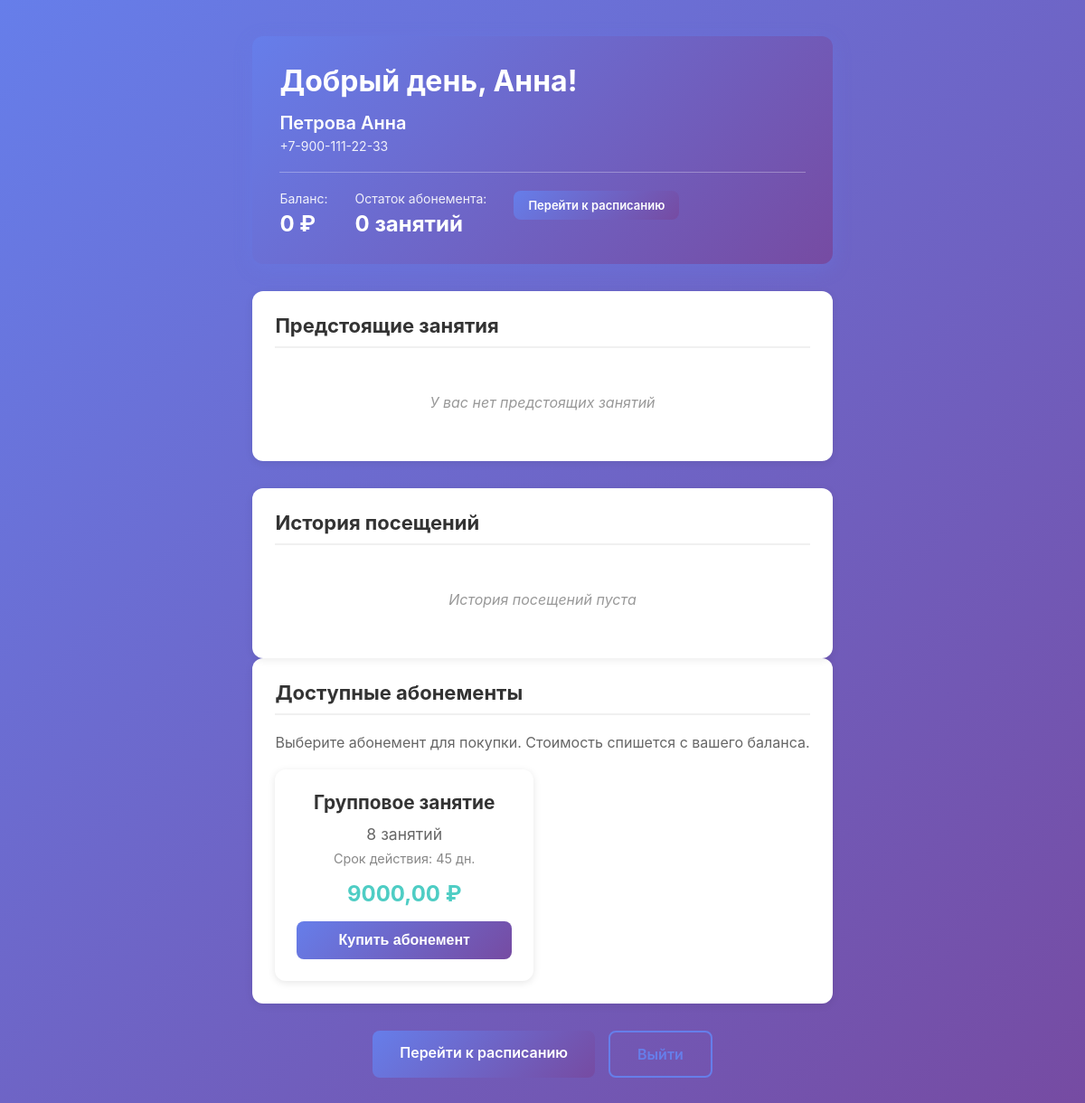
The app's page /profile/ (signed in) with its own data.
### core/models.py (models this page shows, shortened)
class User(AbstractUser):
    ROLE_CHOICES = [
        ('student', 'Ученик'),
        ('moderator', 'Модератор'),
        ('admin', 'Администратор'),
    ]
    phone = models.CharField("Телефон", max_length=20, blank=True)
    role = models.CharField("Роль", max_length=20, choices=ROLE_CHOICES, default='student')
    created_at = models.DateTimeField("Дата регистрации", auto_now_add=True)
    is_active = models.BooleanField("Активен", default=True)
    balance = models.DecimalField("Баланс", max_digits=10, decimal_places=2, default=0)
    telegram_id = models.BigIntegerField("Telegram ID", null=True, blank=True, unique=True,
                                             help_text="Уникальный идентификатор пользователя в Telegram")
    vk_id = models.BigIntegerField("VK ID", null=True, blank=True, unique=True,
                                       help_text="Уникальный идентификатор пользователя ВКонтакте")
    allowed_tariffs = models.ManyToManyField(Tariff, blank=True,
                                             verbose_name="Доступные тарифы",
                                             help_text="Тарифы, которые доступны пользователю для записи")
    class Meta:
        verbose_name = "Клиент"
        verbose_name_plural = "Клиенты"
        ordering = ['last_name', 'first_name']
    @property
    def is_moderator(self):
        return self.role in ['moderator', 'admin']
    @property
    def is_admin(self):
        return self.role == 'admin'

class Tariff(models.Model):
    TYPE_CHOICES = [
        ('group', 'Групповое занятие'),
        ('individual', 'Индивидуальное занятие'),
        ('split', 'Сплит (до 2 человек)'),
    ]
    name = models.CharField("Название тарифа", max_length=100)
    tariff_type = models.CharField("Тип тарифа", max_length=20, choices=TYPE_CHOICES, default='group')
    price_per_person = models.DecimalField("Цена за одного человека", max_digits=10, decimal_places=2)
    price_full_split = models.DecimalField("Полная цена за сплит (если пришел 1 из 2)",
                                           max_digits=10, decimal_places=2, default=0,
                                           help_text="Заполняется только для тарифа 'Сплит'")
    max_participants = models.PositiveIntegerField("Макс. участников", default=10)
    description = models.TextField("Описание", blank=True)
    is_active = models.BooleanField("Активен", default=True)
    created_at = models.DateTimeField("Дата создания", auto_now_add=True)
    is_subscription_available = models.BooleanField("Доступен абонемент", default=False,
                                                    help_text="Если отмечено, для этого тарифа можно приобрести абонемент")
    subscription_sessions_count = models.PositiveIntegerField("Количество занятий в абонементе",
                                                              default=8,
                                                              help_text="Стандартное количество занятий в абонементе")
    subscription_price = models.DecimalField("Стоимость абонемента", max_digits=10, decimal_places=2,
                                             default=0,
                                             help_text="Общая стоимость абонемента")
    subscription_validity_days = models.PositiveIntegerField("Срок действия абонемента (дней)",
                                                             default=45,
                                                             help_text="Срок действия абонемента в днях (по умолчанию 45 дней = 1.5 месяца)")
    class Meta:
        verbose_name = "Тариф"
        verbose_name_plural = "Тарифы"
        ordering = ['name']

### core/views.py (the view)
# urls.py: path('profile/', views.profile_view, name='profile'),
@login_required
def profile_view(request):
    client = request.user
    current_hour = timezone.now().hour
    if 5 <= current_hour < 12:
        greeting = "Доброе утро"
    elif 12 <= current_hour < 18:
        greeting = "Добрый день"
    else:
        greeting = "Добрый вечер"
    upcoming_sessions = ClassSession.objects.filter(
        bookings__client=client,
        bookings__status__in=['confirmed', 'paid'],
        date_time__gte=timezone.now()
    ).select_related('class_type', 'hall').prefetch_related('bookings').order_by('date_time')[:10]
    past_sessions = ClassSession.objects.filter(
        bookings__client=client,
        bookings__status__in=['paid'],
        date_time__lt=timezone.now()
    ).select_related('class_type', 'hall').prefetch_related('bookings').order_by('-date_time')[:20]
    active_subscriptions = Subscription.objects.filter(
        client=client,
        status='active'
    ).select_related('tariff').order_by('-purchased_at')
    subscription_remaining = sum(sub.sessions_remaining for sub in active_subscriptions)
    available_tariffs_with_subscriptions = Tariff.objects.filter(
        id__in=client.allowed_tariffs.all(),
        is_subscription_available=True,
        is_active=True
    ).annotate()
    context = {
        'client': client,
        'greeting': greeting,
        'upcoming_sessions': upcoming_sessions,
        'past_sessions': past_sessions,
        'is_moderator': client.is_moderator,
        'is_admin': client.is_admin,
        'is_staff': client.is_staff,
        'active_subscriptions': active_subscriptions,
        'subscription_remaining': subscription_remaining,
        'available_tariffs_with_subscriptions': available_tariffs_with_subscriptions,
    }
    return render(request, 'core/profile.html', context)

### core/templates/core/profile.html (shortened to what this page needs)
{% extends 'core/auth_base.html' %}
{% load static %}
{% block extrastyle %}
<link rel="stylesheet" href="{% static 'core/css/auth.css' %}">
{% endblock %}
{% block content %}
<div class="profile-container">
    <div class="profile-header">
        <h1>{{ greeting }}, {{ client.first_name }}!</h1>
        <div class="user-info">
            <span class="user-name">{{ client.last_name }} {{ client.first_name }}</span>
            {% if client.phone %}
                <span class="user-phone">{{ client.phone }}</span>
            {% endif %}
        </div>
        <div class="balance-info">
            <div class="balance-item">
                <span class="balance-label">Баланс:</span>
                <span class="balance-value">{{ client.balance|default:"0" }} ₽</span>
            </div>
            <div class="balance-item">
                <span class="balance-label">Остаток абонемента:</span>
                <span class="balance-value">{{ subscription_remaining|default:"0" }} занятий</span>
            </div>
            <div class="balance-item">
                <a href="{% url 'calendar' %}" class="btn btn-secondary btn-small">Перейти к расписанию</a>
            </div>
        </div>
    </div>
    <div class="profile-content">
        <section class="profile-section">
            <h2>Предстоящие занятия</h2>
            {% if upcoming_sessions %}
                <div class="sessions-list">
                    {% for session in upcoming_sessions %}
                        <div class="session-card" style="border-left-color: {{ session.hall.color|default:'#4ECDC4' }}">
                            <div class="session-time">
                                <span class="date">{{ session.date_time|date:"d.m.Y" }}</span>
                                <span class="time">{{ session.date_time|date:"H:i" }}</span>
                            </div>
                            <div class="session-details">
                                <h3>{{ session.class_type.name }}</h3>
                                {% if session.hall %}
                                    <p class="hall-name">Зал: {{ session.hall.name }}</p>
                                {% endif %}
                                <p class="duration">{{ session.duration }} мин.</p>
                            </div>
                        </div>
                    {% endfor %}
                </div>
            {% else %}
                <p class="no-data">У вас нет предстоящих занятий</p>
            {% endif %}
        </section>
        <section class="profile-section">
            <h2>История посещений</h2>
            {% if past_sessions %}
                <div class="sessions-list">
                    {% for session in past_sessions %}
                        <div class="session-card past" style="border-left-color: {{ session.hall.color|default:'#4ECDC4' }}">
                            <div class="session-time">
                                <span class="date">{{ session.date_time|date:"d.m.Y" }}</span>
                                <span class="time">{{ session.date_time|date:"H:i" }}</span>
                            </div>
                            <div class="session-details">
                                <h3>{{ session.class_type.name }}</h3>
                                {% if session.hall %}
                                    <p class="hall-name">Зал: {{ session.hall.name }}</p>
                                {% endif %}
                                <p class="duration">{{ session.duration }} мин.</p>
                            </div>
                        </div>
                    {% endfor %}
                </div>
            {% else %}
                <p class="no-data">История посещений пуста</p>
            {% endif %}
        </section>
    </div>
    {% if available_tariffs_with_subscriptions %}
    <div class="profile-section">
        <h2>Доступные абонементы</h2>
        <p class="section-description">Выберите абонемент для покупки. Стоимость спишется с вашего баланса.</p>
        <div class="subscriptions-grid">
            {% for tariff in available_tariffs_with_subscriptions %}
            <div class="subscription-card">
                <h3>{{ tariff.name }}</h3>
                <p class="subscription-details">{{ tariff.subscription_sessions_count }} занятий</p>
                <p class="subscription-validity">Срок действия: {{ tariff.subscription_validity_days }} дн.</p>
                <p class="subscription-price">{{ tariff.subscription_price }} ₽</p>
                <button class="btn btn-primary purchase-subscription-btn" data-tariff-id="{{ tariff.id }}" data-tariff-name="{{ tariff.name }}" data-price="{{ tariff.subscription_price }}">
                    Купить абонемент
                </button>
            </div>
            {% endfor %}
        </div>
    </div>
    {% endif %}
    <div class="profile-actions">
        <a href="{% url 'calendar' %}" class="btn btn-secondary">Перейти к расписанию</a>
        <a href="{% url 'logout' %}" class="btn btn-outline">Выйти</a>
    </div>
</div>
{% endblock %}

### core/static/core/css/auth.css (style rules this page uses)
* { margin: 0; padding: 0; box-sizing: border-box; }
body { font-family: -apple-system, BlinkMacSystemFont, 'Segoe UI', Roboto, Oxygen, Ubuntu, Cantarell, sans-serif; background: linear-gradient(135deg, #667eea 0%, #764ba2 100%); min-height: 100vh; }
.btn { display: inline-block; padding: 14px 30px; font-size: 16px; font-weight: 600; text-decoration: none; border: none; border-radius: 8px; cursor: pointer; transition: all 0.3s ease; }
.btn-primary { background: linear-gradient(135deg, #667eea 0%, #764ba2 100%); color: white; width: 100%; }
.btn-secondary { background: linear-gradient(135deg, #667eea 0%, #764ba2 100%); color: white; }
.btn-outline { background: transparent; color: #667eea; border: 2px solid #667eea; }
.btn-small { padding: 8px 16px; font-size: 13px; }
.profile-container { max-width: 1000px; margin: 0 auto; padding: 20px; }
.profile-header { background: linear-gradient(135deg, #667eea 0%, #764ba2 100%); color: white; padding: 30px; border-radius: 12px; margin-bottom: 30px; box-shadow: 0 5px 20px rgba(102, 126, 234, 0.3); }
.profile-header h1 { margin: 0 0 15px 0; font-size: 32px; }
.user-info { display: flex; flex-direction: column; gap: 5px; }
.user-name { font-size: 20px; font-weight: 600; }
.user-email, .user-phone { font-size: 14px; opacity: 0.9; }
.balance-info { display: flex; gap: 30px; margin-top: 20px; padding-top: 20px; border-top: 1px solid rgba(255, 255, 255, 0.3); }
.balance-item { display: flex; flex-direction: column; gap: 5px; }
.balance-label { font-size: 14px; opacity: 0.9; }
.balance-value { font-size: 24px; font-weight: 700; }
.profile-content { display: grid; gap: 30px; }
.profile-section { background: white; border-radius: 12px; padding: 25px; box-shadow: 0 2px 10px rgba(0, 0, 0, 0.08); }
.profile-section h2 { margin: 0 0 20px 0; color: #333; font-size: 22px; border-bottom: 2px solid #f0f0f0; padding-bottom: 10px; }
.no-data { text-align: center; color: #999; padding: 30px; font-style: italic; }
.profile-actions { display: flex; gap: 15px; margin-top: 30px; justify-content: center; }

### core/templates/core/profile.html (style rules this page uses)
.subscriptions-grid { display: grid; grid-template-columns: repeat(auto-fill, minmax(280px, 1fr)); gap: 20px; margin-top: 20px; }
.subscription-card { background: white; border-radius: 12px; padding: 24px; box-shadow: 0 2px 8px rgba(0,0,0,0.1); text-align: center; transition: transform 0.2s, box-shadow 0.2s; }
.subscription-card h3 { margin: 0 0 12px; color: #333; font-size: 1.3rem; }
.subscription-details { color: #666; margin: 8px 0; font-size: 1.1rem; }
.subscription-validity { color: #888; font-size: 0.9rem; margin: 8px 0; }
.subscription-price { font-size: 1.5rem; font-weight: bold; color: #4ECDC4; margin: 16px 0; }
.purchase-subscription-btn { width: 100%; padding: 12px 24px; font-size: 1rem; }
.section-description { color: #666; margin-bottom: 16px; }

### records on screen
User: first_name "Анна", last_name "Петрова", phone "+7-900-111-22-33", balance "0"
Tariff: name "Групповое занятие", subscription_sessions_count "8", subscription_validity_days "45", subscription_price "9000,00"

### other values on screen
{{ greeting }} "Добрый день"
{{ subscription_remaining|default:"0" }} "0"
